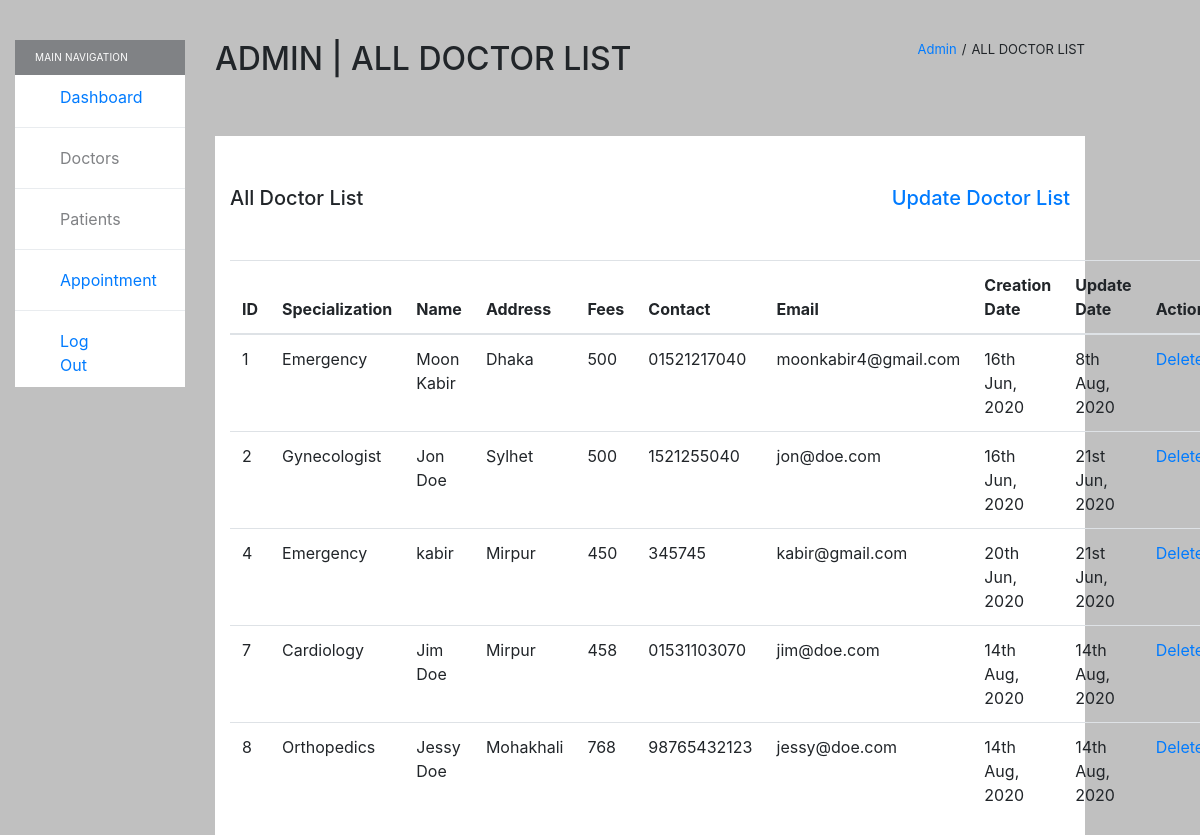
The app's page /project_versity_hospital/admin-managedoctors.php (signed in) with its own data.
### tables this page shows
CREATE TABLE IF NOT EXISTS `doctor` (
  `Id` int(11) NOT NULL AUTO_INCREMENT,
  `specialization` varchar(255) NOT NULL,
  `name` varchar(255) NOT NULL,
  `address` varchar(255) NOT NULL,
  `fees` int(11) NOT NULL,
  `contact` varchar(11) NOT NULL,
  `email` varchar(255) NOT NULL,
  `scheduleTime` varchar(255) NOT NULL,
  `status` int(1) NOT NULL DEFAULT 1,
  `password` varchar(255) NOT NULL,
  `creationdate` timestamp NOT NULL DEFAULT current_timestamp(),
  `updateDate` timestamp NOT NULL DEFAULT current_timestamp() ON UPDATE current_timestamp(),
  PRIMARY KEY (`Id`) USING BTREE,
  UNIQUE KEY `email` (`email`)
);

### project_versity_hospital/inc/admin/manage-doctor-dashboard.php (the view, shortened to what this page needs)
<div class="container-fluid container-fullw bg-white doctor-specialization">
    <div class="row">
        <div class="col-md-12 doctor-specialization-list">
        <div class="d-flex justify-content-between">
            <h5>All Doctor List</h5>
            <h5><a class="update" href='admin-edit-doctor-manage.php'>Update Doctor List</a></h5>
        </div>
            <form method="POST">
                <table class="table table-hover" id="sample-table-1">
                    <thead>
                        <tr>
                            <th class="center">ID</th>
                            <th>Specialization</th>
                            <th>Name</th>
                            <th>Address</th>
                            <th>Fees</th>
                            <th>Contact</th>
                            <th>Email</th>
                            <th class="hidden-xs">Creation Date</th>
                            <th class="hidden-xs">Update Date</th>
                            <th>Action</th>
                        </tr>
                    </thead>
                    <tbody>
                    <?php
                    while ($data = mysqli_fetch_assoc($result)) {
                        $ctimestamp = strtotime($data['creationdate']);
                        $utimestamp = strtotime($data['updateDate']);
                        $cdate = date("jS M, Y", $ctimestamp);
                        $udate = date("jS M, Y", $utimestamp);
                    ?>
                    <tr>
                        <td><?php echo $data['Id'];?></td>
                        <td><?php echo $data['specialization'];?></td>
                        <td><?php echo $data['name'];?></td>
                        <td><?php echo $data['address'];?></td>
                        <td><?php echo $data['fees'];?></td>
                        <td><?php echo $data['contact'];?></td>
                        <td><?php echo $data['email'];?></td>
                        <td><?php echo $cdate;?></td>
                        <td><?php echo $udate;?></td>
                        <td>
                            <a class="delete" data-taskid="<?php echo $data['Id'];?>" href='#'>Delete</a>
                        </td>
                    </tr>
                    <?php
                        }
                    ?>
                    </tbody>
                </table>
            </form>
        </div>
    </div>
</div>

### project_versity_hospital/assets/css/main.css (style rules this page uses)
a, a:hover { text-decoration: none; }
.bg-color { background-color: silver; }
.doctor-specialization-list { padding-top: 50px; }
.doctor-specialization-list h5 { margin-bottom: 50px; }

### records on screen
doctor: Id "1", specialization "Emergency", name "Moon Kabir", address "Dhaka", fees "500", contact "01521217040", email "moonkabir4@gmail.com", creationdate "16th Jun, 2020", updateDate "8th Aug, 2020"
doctor: Id "2", specialization "Gynecologist", name "Jon Doe", address "Sylhet", fees "500", contact "1521255040", email "jon@doe.com", creationdate "16th Jun, 2020", updateDate "21st Jun, 2020"
doctor: Id "4", specialization "Emergency", name "kabir", address "Mirpur", fees "450", contact "345745", email "kabir@gmail.com", creationdate "20th Jun, 2020", updateDate "21st Jun, 2020"
doctor: Id "7", specialization "Cardiology", name "Jim Doe", address "Mirpur", fees "458", contact "01531103070", email "jim@doe.com", creationdate "14th Aug, 2020", updateDate "14th Aug, 2020"
doctor: Id "8", specialization "Orthopedics", name "Jessy Doe", address "Mohakhali", fees "768", contact "98765432123", email "jessy@doe.com", creationdate "14th Aug, 2020", updateDate "14th Aug, 2020"
